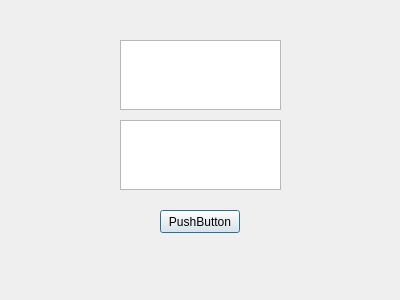
<?xml version="1.0" encoding="UTF-8"?>
<ui version="4.0">
 <class>MyDialog</class>
 <widget class="QDialog" name="MyDialog">
  <property name="geometry">
   <rect>
    <x>0</x>
    <y>0</y>
    <width>400</width>
    <height>300</height>
   </rect>
  </property>
  <property name="windowTitle">
   <string>Dialog</string>
  </property>
  <widget class="QTextEdit" name="textEdit">
   <property name="geometry">
    <rect>
     <x>120</x>
     <y>40</y>
     <width>161</width>
     <height>70</height>
    </rect>
   </property>
  </widget>
  <widget class="QPlainTextEdit" name="plainTextEdit">
   <property name="geometry">
    <rect>
     <x>120</x>
     <y>120</y>
     <width>161</width>
     <height>70</height>
    </rect>
   </property>
  </widget>
  <widget class="QPushButton" name="pushButton">
   <property name="geometry">
    <rect>
     <x>160</x>
     <y>210</y>
     <width>80</width>
     <height>23</height>
    </rect>
   </property>
   <property name="text">
    <string>PushButton</string>
   </property>
  </widget>
 </widget>
 <resources/>
 <connections>
  <connection>
   <sender>pushButton</sender>
   <signal>clicked()</signal>
   <receiver>MyDialog</receiver>
   <slot>close()</slot>
   <hints>
    <hint type="sourcelabel">
     <x>194</x>
     <y>223</y>
    </hint>
    <hint type="destinationlabel">
     <x>211</x>
     <y>247</y>
    </hint>
   </hints>
  </connection>
 </connections>
</ui>
